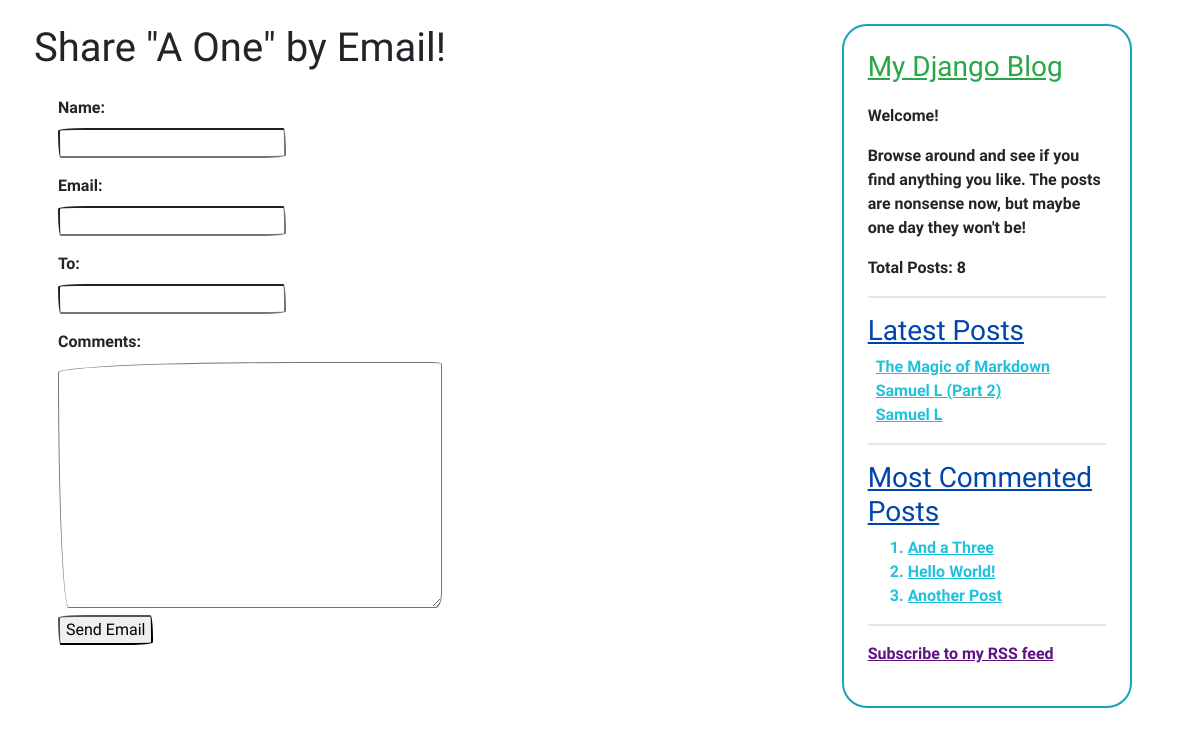
/blog/3/share/, run on the app's committed database.
### blog/models.py (models this page shows, shortened)
class Post(models.Model):
    STATUS_CHOICES = (
        ('draft', 'Draft'),
        ('published', 'Published'),
    )
    id = models.AutoField(primary_key=True)
    title = models.CharField(max_length=250)
    slug = models.SlugField(max_length=250,
                            unique_for_date='publish')
    author = models.ForeignKey(User,
                               on_delete=models.CASCADE,
                               related_name='blog_posts')
    body = models.TextField()
    publish = models.DateTimeField(default=timezone.now)
    created = models.DateTimeField(auto_now_add=True)
    updated = models.DateTimeField(auto_now=True)
    status = models.CharField(max_length=10,
                              choices=STATUS_CHOICES,
                              default='draft')
    votes = models.IntegerField(default=0)
    tags = TaggableManager()
    objects = models.Manager()
    published = PublisherManager()
    class Meta:
        ordering = ('-publish', )
    def get_absolute_url(self):
        return reverse('blog:post_detail',
                       args=[self.publish.year,
                             self.publish.month,
                             self.publish.day,
                             self.slug])

### blog/views.py (the view)
def post_share(request, post_id):
    post = get_object_or_404(Post, id=post_id, status='published')
    sent = False
    if (request.method == 'POST'):
        form = EmailPostForm(request.POST)
        if form.is_valid():
            cd = form.cleaned_data
            post_url = request.build_absolute_uri(post.get_absolute_url())
            subject = f"{cd['name']} recommends that you read \"{post.title}\""
            message = f"You can read \"{post.title}\" at:  {post_url}\n\n" \
                      f"{cd['name']}'s comments:\n\n\t{cd['comments']}" \
                      "\n\nSincerely,\n📨 EMAILBOT @ MyDjangoBlog.com 🤖"
            send_mail(subject, message, 'copev313@gmail.com', [cd['to']])
            sent = True
    else:
        form = EmailPostForm()
    return render(request,
                  'blog/post/share.html',
                  {'post': post,
                   'form': form,
                   'sent': sent})

### blog/forms.py
class EmailPostForm(forms.Form):
    name = forms.CharField(max_length=25)
    email = forms.EmailField()
    to = forms.EmailField()
    comments = forms.CharField(required=False,
                               widget=forms.Textarea)

### blog/models.py (called while the page is built)
    def get_queryset(self):
        return super(PublisherManager, self).get_queryset()\
                .filter(status='published')

### blog/templatetags/blog_tags.py (called while the page is built)
@register.simple_tag
def total_posts():
    return Post.published.count()

@register.inclusion_tag('blog/post/latest_posts.html')
def show_latest_posts(count=5):
    latest_posts = Post.published.order_by('-publish')[:count]
    return {'latest_posts': latest_posts}

@register.simple_tag
def get_most_commented_posts(count=5):
    return Post.published.annotate(
                total_comments=Count('comments')
            ).order_by('-total_comments')[:count]

### blog/templates/blog/post/share.html (shortened to what this page needs)
{% extends "blog/base.html" %}
{% block content %}
<div class="mt-4">
    {% if sent %}
        <hr>
        <h1>Email Sent Successfully!</h1>
        <p class="pl-1">
            "{{ post.title }}" was successfully sent to <strong>{{ form.cleaned_data.to }}</strong>.
        </p>
        <hr>
    {% else %}
        <h1 class="mb-4">Share "{{ post.title }}" by Email!</h1>
        <form class="pl-4" method="POST">
            {% for field in form %}
                <div>
                    <div class="mt-3"> {{ field.label_tag }} </div>
                    {{ field }}
                </div>
            {% endfor %}
            <input type="submit" value="Send Email">
        </form>
    {% endif %}
</div>
{% endblock %}

### blog/templates/blog/components/sidecard.html
{% load blog_tags %}
<div class="col-3 card border-info rounded mt-4 ml-5 p-1 h-50">
    <div class="card-body">
        <h4 class="card-title h3 pb-2 text-success"><ins>My Django Blog</ins></h4>
        <p class="card-text">Welcome!</p>
        <p class="card-text">
            Browse around and see if you find anything you like. The posts are nonsense now, but maybe one day they won't be!
        </p>
        <p><strong>Total Posts:</strong> {% total_posts %}</p>
        <hr>
        <div>
            <h3 class="my-2 dark-blue"><ins>Latest Posts</ins></h3>
            {% show_latest_posts 3 %}
        </div>
        <hr>
        <div class="my-2">
            <h3 class="dark-blue"><ins>Most Commented Posts</ins></h3>
            {% get_most_commented_posts 3 as most_commented_posts %}
            <ol>
                {% for post in most_commented_posts %}
                    <li class="light-blue">
                        <a  href="{{ post.get_absolute_url }}"
                            class="light-blue">
                            {{ post.title }}
                        </a>
                    </li>
                {% endfor %}
            </ol>
        </div>
        <hr>
        <div class="my-2">
            <p>
                <a href="{% url 'blog:post_feed' %}" class="purple">
                    Subscribe to my RSS feed
                </a>
            </p>
        </div>
    </div>
</div>

### blog/templates/blog/post/latest_posts.html
<ul class="list-unstyled">
    {% for post in latest_posts %}
        <li class="pl-2">
            <a href="{{ post.get_absolute_url }}" class="light-blue">
                {{ post.title }}
            </a>
        </li>
    {% endfor %}
</ul>

### blog/static/css/blog.css (style rules this page uses)
.light-blue { color: rgb(32, 193, 221); }
.dark-blue { color: rgb(0, 69, 173); }
.purple { color: rgb(95, 18, 131); }

### data on the page
Post: title "A One"
Post: title "The Magic of Markdown"
Post: title "Samuel L (Part 2)"
Post: title "Samuel L"
Post: title "And a Three"
Post: title "Hello World!"
Post: title "Another Post"

### other printed values
{{ field.label_tag }} "Name:" "Email:" "To:" "Comments:"
